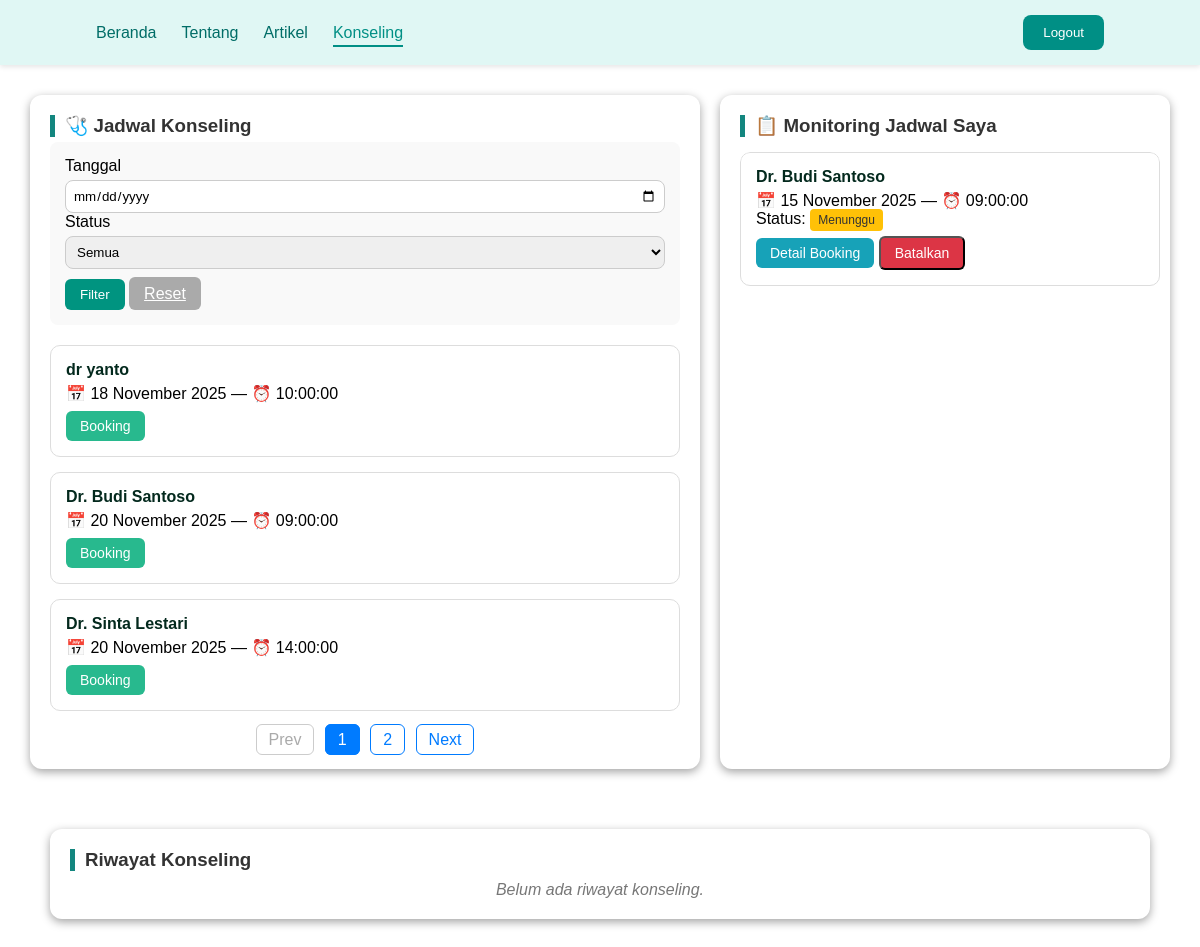
The page /daftar_jadwal.php (signed in) on the database its author committed.
### tables this page shows
CREATE TABLE `jadwal_dokter` (
  `jadwal_id` int(11) NOT NULL,
  `dokter_id` int(11) DEFAULT NULL,
  `tanggal` date DEFAULT NULL,
  `jam` time DEFAULT NULL,
  `status` enum('tersedia','penuh') DEFAULT 'tersedia'
);

CREATE TABLE `users` (
  `user_id` int(11) NOT NULL,
  `nama` varchar(100) DEFAULT NULL,
  `email` varchar(100) DEFAULT NULL,
  `password` varchar(255) DEFAULT NULL,
  `role` enum('dokter','pasien') DEFAULT NULL,
  `no_hp` varchar(20) DEFAULT NULL
);

CREATE TABLE `booking` (
  `booking_id` int(11) NOT NULL,
  `pasien_id` int(11) DEFAULT NULL,
  `dokter_id` int(11) DEFAULT NULL,
  `jadwal_id` int(11) DEFAULT NULL,
  `status` enum('menunggu','disetujui','selesai','dibatalkan') DEFAULT NULL,
  `catatan` text DEFAULT NULL
);

### daftar_jadwal.php (the view, shortened to what this page needs)
<?php
include 'connection.php';
$pasien_id = isset($_SESSION['user_id']) ? $_SESSION['user_id'] : null;
$filter_tanggal = isset($_GET['tanggal']) ? $_GET['tanggal'] : '';
$limit = 3;
$page  = isset($_GET['page']) ? (int)$_GET['page'] : 1;
$start = ($page - 1) * $limit;
$filter_query = "";
$sql_total = "
    SELECT COUNT(*) AS total
    FROM jadwal_dokter j
    JOIN users u ON j.dokter_id = u.user_id
    LEFT JOIN booking b ON j.jadwal_id = b.jadwal_id
    WHERE u.role='dokter'
    AND j.status = 'tersedia'
    AND b.booking_id IS NULL
    $filter_query
";
$result_total = mysqli_query($conn, $sql_total);
$total_rows   = mysqli_fetch_assoc($result_total)['total'];
$total_pages = ceil($total_rows / $limit);
$sql_jadwal = "
    SELECT j.*, u.nama AS nama_dokter
    FROM jadwal_dokter j
    JOIN users u ON j.dokter_id = u.user_id
    LEFT JOIN booking b ON j.jadwal_id = b.jadwal_id
    WHERE u.role='dokter'
    AND j.status = 'tersedia'
    AND b.booking_id IS NULL
    $filter_query
    ORDER BY j.tanggal ASC
    LIMIT $start, $limit
";
$query = mysqli_query($conn, $sql_jadwal);
if ($pasien_id) {
    $booking_query = mysqli_query($conn, "
        SELECT b.booking_id, j.tanggal, j.jam, j.status AS status_jadwal, j.dokter_id,
               u.nama AS nama_dokter, b.status AS status_booking
        FROM booking b
        JOIN jadwal_dokter j ON b.jadwal_id = j.jadwal_id
        JOIN users u ON j.dokter_id = u.user_id
        WHERE b.pasien_id = '$pasien_id'
        AND b.status IN ('menunggu','disetujui')
        ORDER BY j.tanggal DESC
    ");
    $query_history = mysqli_query($conn, "
        SELECT b.*, u.nama AS nama_dokter
        FROM booking b
        JOIN users u ON b.dokter_id = u.user_id
        WHERE b.pasien_id = '$pasien_id'
        AND b.status IN ('selesai','dibatalkan')
    ");
} else {
    $booking_query = false;
    $query_history = false;
}
?>
<!DOCTYPE html>
<html lang="id">
<head>
<link rel="stylesheet" href="asset/css/jadwal.css">
</head>
<body>
<header>
    <nav class="navbar">
        <ul>
            <li><a href="index.php" >Beranda</a></li>
            <li><a href="about.php">Tentang</a></li>
            <li><a href="edukasi.php">Artikel</a></li>
            <li><a href="daftar_jadwal.php" class="active">Konseling</a></li>
        </ul>
        <?php if(isset($_SESSION['user_id'])): ?>
            <a href="profile.php" class="no-undlin">
              <button class="btn-primary-log">Logout</button>
            </a>
        <?php else: ?>
            <a href="signin.php" class="no-undlin">
              <button class="btn-primary-log">Masuk</button>
            </a>
        <?php endif; ?>
    </nav>
</header>
<div class="container">
    <div class="section left">
        <h3>🩺 Jadwal Konseling</h3>
        <div class="filter-box">
            <form method="GET">
                <label>Tanggal</label>
                <input type="date" name="tanggal" value="<?= $filter_tanggal ?>">
                <label>Status</label>
                <select name="status">
                    <option value="semua">Semua</option>
                </select>
                <button class="filter-btn" type="submit">Filter</button>
                <a href="daftar_jadwal.php" class="reset-btn">Reset</a>
            </form>
        </div>
        <?php if (mysqli_num_rows($query) > 0): ?>
            <?php while($row = mysqli_fetch_assoc($query)): ?>
            <div class="card">
                <h4><?= $row['nama_dokter'] ?></h4>
                <p>📅 <?= date('d F Y', strtotime($row['tanggal'])) ?> — ⏰ <?= $row['jam'] ?></p>
                <?php if ($row['status'] == 'tersedia'): ?>
                    <?php if ($pasien_id): ?>
                        <a href="booking.php?jadwal_id=<?= $row['jadwal_id'] ?>" class="btn btn-booking">Booking</a>
                    <?php else: ?>
                        <a href="signin.php" class="btn btn-booking">Login untuk Booking</a>
                    <?php endif; ?>
                <?php else: ?>
                    <p class="status penuh">❌ Penuh</p>
                    <button class="btn btn-disabled">Penuh</button>
                <?php endif; ?>
            </div>
            <?php endwhile; ?>
        <?php else: ?>
            <p class="no-data">Tidak ada jadwal ditemukan.</p>
        <?php endif; ?>
        <div class="pagination">
            <a href="?page=<?= $page-1 ?>" class="<?= ($page<=1)?'disabled':'' ?>">Prev</a>
            <?php for($i=1; $i<=$total_pages; $i++): ?>
                <a href="?page=<?= $i ?>" class="<?= ($page==$i)?'active':'' ?>"><?= $i ?></a>
            <?php endfor; ?>
            <a href="?page=<?= $page+1 ?>" class="<?= ($page>=$total_pages)?'disabled':'' ?>">Next</a>
        </div>
    </div>
    <div class="section right">
        <h3>📋 Monitoring Jadwal Saya</h3>
        <div class="scroll">
            <?php if ($pasien_id && mysqli_num_rows($booking_query) > 0): ?>
                <?php while($book = mysqli_fetch_assoc($booking_query)): ?>
                    <div class="card" id="booking-<?= $book['booking_id'] ?>">
                        <h4> <?= $book['nama_dokter']; ?></h4>
                        <p>📅 <?= date('d F Y', strtotime($book['tanggal'])) ?> — ⏰ <?= $book['jam'] ?></p>
                        <p>Status:
                            <span class="badge <?= $book['status_booking']=='menunggu'?'bg-warning':($book['status_booking']=='selesai'?'bg-success':'bg-danger') ?>">
                                <?= ucfirst($book['status_booking']) ?>
                            </span>
                        </p>
                        <a href="detail_booking.php?booking_id=<?= $book['booking_id'] ?>" class="btn btn-detail">Detail Booking</a>
                        <?php if ($book['status_booking'] != 'selesai'): ?>
                            <button onclick="batalkanBooking(<?= $book['booking_id'] ?>)" class="btn btn-batal">Batalkan</button>
                        <?php endif; ?>
                    </div>
                <?php endwhile; ?>
            <?php else: ?>
                <p class="no-data">Belum ada jadwal yang dibooking.</p>
            <?php endif; ?>
        </div>
    </div>
</div>
<div class="history">
    <h3>Riwayat Konseling</h3>
    <?php if ($pasien_id && mysqli_num_rows($query_history) > 0): ?>
        <?php while($h = mysqli_fetch_assoc($query_history)): ?>
            <div class="card">
                <h4>Dr. <?=$h['nama_dokter'] ?></h4>
                <p class="status"><?= ucfirst($h['status']) ?></p>
            </div>
        <?php endwhile; ?>
    <?php else: ?>
        <p class="no-data">Belum ada riwayat konseling.</p>
    <?php endif; ?>
</div>
</body>
</html>

### asset/css/jadwal.css (style rules this page uses)
* { margin: 0; padding: 0; box-sizing: border-box; font-family: 'Poppins', sans-serif; }
header { background-color: #e0f7f4; box-shadow: 0 2px 5px rgba(0,0,0,0.1); justify-content: right; }
.navbar { display: flex; justify-content: space-between; align-items: center; padding: 15px 8%; }
.navbar ul { list-style: none; display: flex; gap: 25px; }
.navbar a { text-decoration: none; color: #006d67; font-weight: 500; transition: 0.3s; }
.navbar a:hover, .navbar a.active { color: #008f85; border-bottom: 2px solid #008f85; padding-bottom: 4px; }
.btn-primary-log { background-color: #008f85; color: #fff; border: none; margin-left: 20px; padding: 10px 20px; border-radius: 8px; cursor: pointer; transition: 0.3s; }
.container { display: flex; flex-direction: row; gap: 20px; padding: 30px; max-width: 1200px; margin: auto; }
.section { background: #fff; border-radius: 12px; box-shadow: 0 3px 10px rgba(0, 0, 0, 0.363); padding: 20px; }
.left { flex: 1.5; }
.right { flex: 1; max-height: 750px; padding-right: 10px; padding-top: 20px; }
.scroll { border-radius: 10px; height: calc(100% - 55px); overflow-y: auto; }
.right h3 { margin-bottom: 15px; }
h3 { border-left: 5px solid #13867f; margin-bottom: 5px; padding-left: 10px; color: #333; }
.filter-box { background: #f9f9f9; padding: 15px; border-radius: 8px; margin-bottom: 20px; }
.filter-box input, .filter-box select { padding: 7px; border-radius: 6px; border: 1px solid #ccc; width: 100%; margin-top: 5px; }
.filter-btn { background: #009480; color: white; border: none; padding: 8px 15px; border-radius: 6px; cursor: pointer; margin-top: 10px; }
.reset-btn { background: #aaa; color: white; border: none; padding: 8px 15px; border-radius: 6px; cursor: pointer; margin-top: 10px; }
.card { border: 1px solid #ddd; border-radius: 10px; padding: 15px; margin-bottom: 15px; transition: 0.2s; }
.card h4 { margin: 0 0 5px; color: #03291d; }
.btn { display: inline-block; text-decoration: none; color: white; padding: 7px 14px; border-radius: 6px; font-size: 14px; margin-top: 8px; }
.btn-booking { background: #28b98e; }
.btn-detail { background: #17a2b8; }
.btn-batal { background: #dc3545; }
.badge { padding: 4px 8px; border-radius: 4px; color: white; font-size: 12px; }
.bg-warning { background: #ffc107; color: #333; }
.pagination { text-align: center; margin-top: 20px; }
.pagination a { text-decoration: none; color: #007bff; padding: 6px 12px; border: 1px solid #007bff; margin: 0 3px; border-radius: 6px; }
.pagination a.active { background: #007bff; color: white; }
.pagination a.disabled { color: #aaa; border-color: #ccc; pointer-events: none; }
.no-data { text-align: center; color: #777; font-style: italic; margin-top: 10px; }
.history { background: #fff; margin: 30px 50px 30px 50px; border-radius: 12px; padding: 20px; box-shadow: 0 3px 10px rgba(0, 0, 0, 0.363); }
input, select { border-radius: 8px !important; border: 1px solid #ccc !important; }

### rows shown on the page
jadwal_dokter: dokter.nama "dr yanto", tanggal "18 November 2025", jam "10:00:00"
jadwal_dokter: dokter.nama "Dr. Budi Santoso", tanggal "20 November 2025", jam "09:00:00"
jadwal_dokter: dokter.nama "Dr. Sinta Lestari", tanggal "20 November 2025", jam "14:00:00"
booking: dokter.nama "Dr. Budi Santoso", jadwal.tanggal "15 November 2025", jadwal.jam "09:00:00", status "Menunggu"
